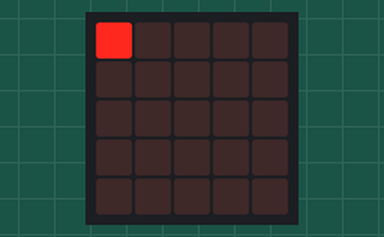
The program below on a simulated BBC micro:bit (MakeCode). Parts: the board's 5×5 LED display.

Above: at 0.05 s.
At 0.45 s:
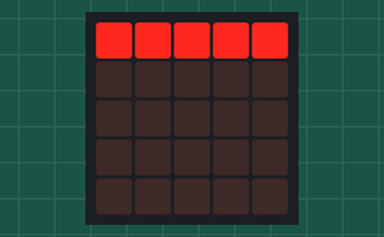
At 0.85 s:
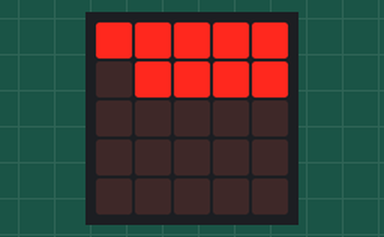
At 1.65 s:
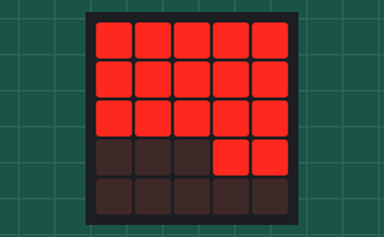
At 2.45 s:
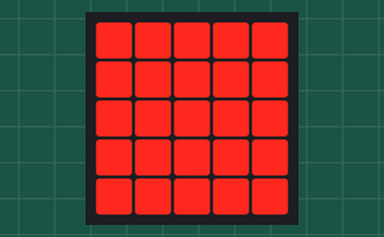
At 3.27 s:
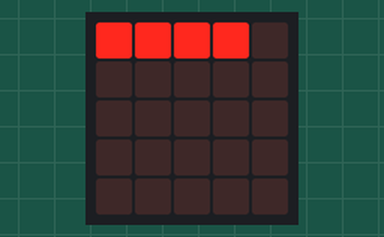

The program:

main.ts
```typescript
basic.forever(function () {
    led.plot(0, 0)
    basic.pause(100)
    led.plot(1, 0)
    basic.pause(100)
    led.plot(2, 0)
    basic.pause(100)
    led.plot(3, 0)
    basic.pause(100)
    led.plot(4, 0)
    basic.pause(100)
    led.plot(4, 1)
    basic.pause(100)
    led.plot(3, 1)
    basic.pause(100)
    led.plot(2, 1)
    basic.pause(100)
    led.plot(1, 1)
    basic.pause(100)
    led.plot(0, 1)
    basic.pause(100)
    led.plot(0, 2)
    basic.pause(100)
    led.plot(1, 2)
    basic.pause(100)
    led.plot(2, 2)
    basic.pause(100)
    led.plot(3, 2)
    basic.pause(100)
    led.plot(4, 2)
    basic.pause(100)
    led.plot(4, 3)
    basic.pause(100)
    led.plot(3, 3)
    basic.pause(100)
    led.plot(2, 3)
    basic.pause(100)
    led.plot(1, 3)
    basic.pause(100)
    led.plot(0, 3)
    basic.pause(100)
    led.plot(0, 4)
    basic.pause(100)
    led.plot(1, 4)
    basic.pause(100)
    led.plot(2, 4)
    basic.pause(100)
    led.plot(3, 4)
    basic.pause(100)
    led.plot(4, 4)
    basic.pause(100)
    basic.showLeds(`
        . . . . .
        . . . . .
        . . . . .
        . . . . .
        . . . . .
        `)
})
```

test.ts
```typescript
// 在這裡測試；當此封包作為擴充功能時，將不會編譯此內容。
```

Measured:
- by itself, everything shown: repeats every 2.9 s, in 26 steps
